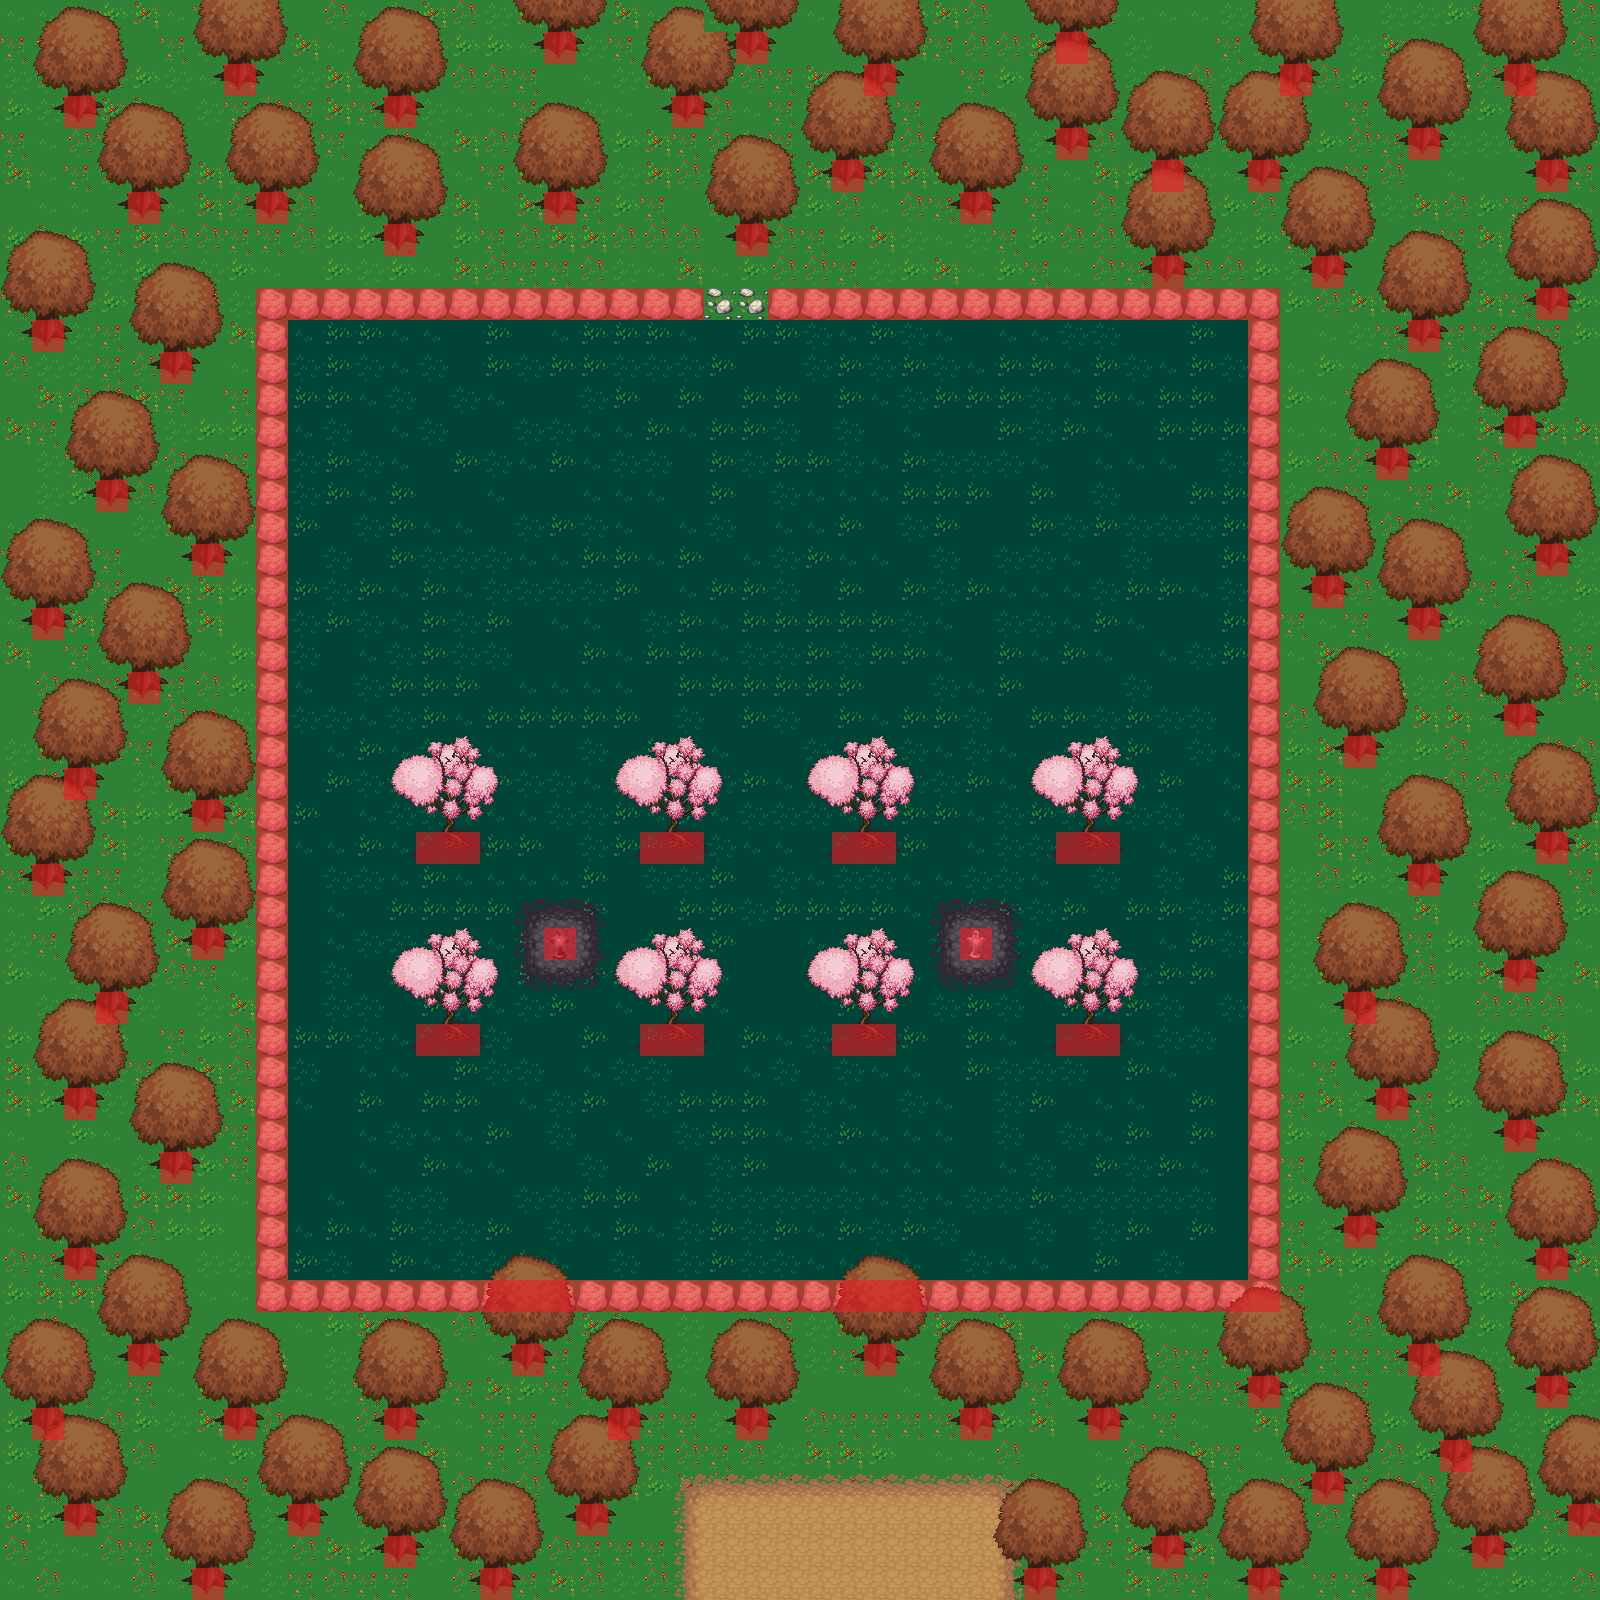

This is a level from a 2D game, rendered from its Tiled map with the project's own tilesets. A one-line summary and the map file follow, with tile-layer data summarised:
An orthogonal 50x50 tile map with 32x32 px tiles, 8 tile layers (grass, path, base_trees, decors, ...), 11 tilesets and 1 object.

<map version="1.0" orientation="orthogonal" renderorder="right-down" width="50" height="50" tilewidth="32" tileheight="32" nextobjectid="1">
 <tileset firstgid="1" name="terrain_atlas" tilewidth="32" tileheight="32" tilecount="1024" columns="32">
  <image source="../Assets/Tiled2Unity/Textures/terrain_atlas.png" width="1024" height="1024" />
  <terraintypes>
   <terrain name="path" tile="-1" />
  </terraintypes>
  <tile id="16" terrain="0,0,0," />
  <tile id="17" terrain="0,0,,0" />
  <tile id="48" terrain="0,,0,0" />
  <tile id="49" terrain=",0,0,0" />
  <tile id="79" terrain=",,,0" />
  <tile id="80" terrain=",,0,0" />
  <tile id="81" terrain=",,0," />
  <tile id="111" terrain=",0,,0" />
  <tile id="112" terrain="0,0,0,0" />
  <tile id="113" terrain="0,,0," />
  <tile id="143" terrain=",0,," />
  <tile id="144" terrain="0,0,," />
  <tile id="145" terrain="0,,," />
 </tileset>
 <tileset firstgid="1025" name="A5-TownVS03" tilewidth="32" tileheight="32" tilecount="42" columns="7">
  <image source="../Assets/Tiled2Unity/Textures/A5-TownVS03.png" width="224" height="192" />
 </tileset>
 <tileset firstgid="1067" name="BlueTownv2_byLunarea" tilewidth="32" tileheight="32" tilecount="256" columns="16">
  <image source="../Assets/Tiled2Unity/Textures/BlueTownv2_byLunarea.png" width="512" height="512" />
  <tile id="106">
   <animation>
    <frame tileid="90" duration="250" />
    <frame tileid="89" duration="250" />
    <frame tileid="106" duration="250" />
    <frame tileid="105" duration="250" />
   </animation>
  </tile>
  <tile id="108">
   <animation>
    <frame tileid="92" duration="250" />
    <frame tileid="91" duration="250" />
    <frame tileid="108" duration="250" />
    <frame tileid="107" duration="250" />
   </animation>
  </tile>
 </tileset>
 <tileset firstgid="1323" name="colliders" tilewidth="32" tileheight="32" tilecount="432" columns="27">
  <image source="../Assets/Tiled2Unity/Textures/colliders.png" width="864" height="540" />
  <tile id="28">
   <objectgroup draworder="index">
    <object id="1" x="0" y="-0.0434783" width="32.0435" height="32.0435" />
   </objectgroup>
  </tile>
 </tileset>
 <tileset firstgid="1755" name="Hanzo-RuinsTown01VScopy" tilewidth="32" tileheight="32" tilecount="256" columns="16">
 -  <image source="tilesets/Hanzo-RuinsTown01VScopy.png" width="512" height="512" />
   </tileset>
   <tileset firstgid="2011" name="Hanzo-TownSet03VS" tilewidth="32" tileheight="32" tilecount="256" columns="16">
    <image source="../Assets/Tiled2Unity/Textures/Hanzo-TownSet03VS.png" width="512" height="512" />
   </tileset>
   <tileset firstgid="2267" name="LPC_Ancient_Greece_Architecture_0(1)" tilewidth="32" tileheight="32" tilecount="400" columns="20">
   <image source="tilesets/LPC_Ancient_Greece_Architecture_0(1).png" width="640" height="640" />
   </tileset>
   <tileset firstgid="2667" name="obj_misk_atlas" tilewidth="32" tileheight="32" tilecount="1024" columns="32">
   <image source="tilesets/obj_misk_atlas.png" width="1024" height="1024" />
   </tileset>
   <tileset firstgid="3691" name="plant repack_0(1)" tilewidth="32" tileheight="32" tilecount="169" columns="13">
   <image source="tilesets/plant repack_0(1).png" width="416" height="416" />
   </tileset>
   <tileset firstgid="3860" name="RPG_Maker_VX_RTP_Tileset_by_telles0808" tilewidth="32" tileheight="32" tilecount="2016" columns="32">
   <image source="tilesets/RPG_Maker_VX_RTP_Tileset_by_telles0808.png" width="1024" height="2016" />
   </tileset>
 <tileset firstgid="5876" name="terrain" tilewidth="32" tileheight="32" tilecount="1024" columns="32">
  <image source="../Assets/Tiled2Unity/Textures/terrain.png" width="1024" height="1024" />
 </tileset>
 <layer name="grass" width="50" height="50">
  <data>[2500 cells, 2500 non-empty, 11 distinct tile ids]</data>
 </layer>
 <layer name="path" width="50" height="50">
  <data>[2500 cells, 62 non-empty, 15 distinct tile ids]</data>
 </layer>
 <layer name="base_trees" width="50" height="50">
  <data>[2500 cells, 277 non-empty, 7 distinct tile ids]</data>
 </layer>
 <layer name="decors" width="50" height="50">
  <data>[2500 cells, 124 non-empty, 2 distinct tile ids]</data>
 </layer>
 <layer name="top_trees" width="50" height="50">
  <data>[2500 cells, 800 non-empty, 21 distinct tile ids]</data>
 </layer>
 <layer name="cross1" width="50" height="50">
  <data>[2500 cells, 1 non-empty, 1 distinct tile ids]</data>
 </layer>
 <layer name="cross2" width="50" height="50">
  <data>[2500 cells, 1 non-empty, 1 distinct tile ids]</data>
 </layer>
 <layer name="collisions" width="50" height="50" opacity="0.59">
  <data>[2500 cells, 222 non-empty, 1 distinct tile ids]</data>
 </layer>
</map>
